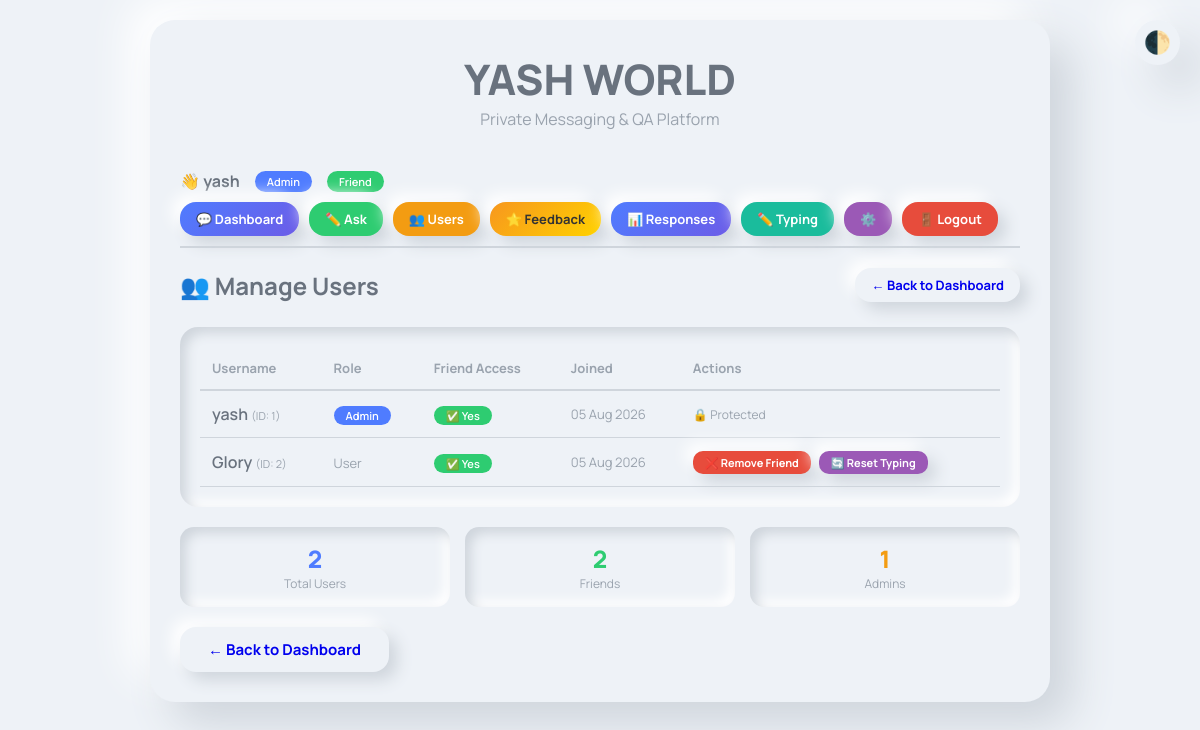
The app's page /admin/users (signed in) with its own data.
### app.py (models this page shows, shortened)
class SiteSettings(db.Model):
    id = db.Column(db.Integer, primary_key=True)
    site_title = db.Column(db.String(200), default='YASH WORLD')
    site_tagline = db.Column(db.String(200), default='Private Messaging Platform')
    welcome_message = db.Column(db.Text)
    created_at = db.Column(db.DateTime, default=datetime.utcnow)

class User(UserMixin, db.Model):
    id = db.Column(db.Integer, primary_key=True)
    username = db.Column(db.String(80), unique=True, nullable=False)
    password_hash = db.Column(db.String(200), nullable=False)
    is_admin = db.Column(db.Boolean, default=False)
    is_friend = db.Column(db.Boolean, default=False)
    created_at = db.Column(db.DateTime, default=datetime.utcnow)
    last_login = db.Column(db.DateTime)
    questions = db.relationship('Question', backref='asker', lazy=True)
    replies = db.relationship('Reply', backref='replier', lazy=True)

### app.py (the view)
@app.route('/admin/users')
@login_required
@admin_required
def admin_users():
    users = User.query.all()
    return render_template('admin_users.html', users=users)

### app.py (called while the page is built)
@login_manager.user_loader
def load_user(user_id):
    return User.query.get(int(user_id))

def admin_required(f):
    @wraps(f)
    def decorated_function(*args, **kwargs):
        if not current_user.is_authenticated or not current_user.is_admin:
            flash('You need admin access for this page.', 'danger')
            return redirect(url_for('dashboard'))
        return f(*args, **kwargs)
    return decorated_function

@app.context_processor
def utility_processor():
    def get_site_settings():
        settings = SiteSettings.query.first()
        if not settings:
            settings = SiteSettings()
            db.session.add(settings)
            db.session.commit()
        return settings
    return dict(get_site_settings=get_site_settings)

### templates/admin_users.html (shortened to what this page needs)
{% extends "base.html" %}
{% block content %}
<div style="display: flex; justify-content: space-between; align-items: center; flex-wrap: wrap; gap: 15px; margin-bottom: 25px;">
    <h2 style="color: var(--text-secondary);">👥 Manage Users</h2>
    <a href="{{ url_for('dashboard') }}" class="btn btn-secondary btn-sm">← Back to Dashboard</a>
</div>
<div style="padding: 20px; border-radius: 18px; background: var(--bg-primary); box-shadow: var(--inset-shadow); overflow-x: auto;">
    <table style="width: 100%; border-collapse: collapse; min-width: 600px;">
        <thead>
            <tr style="border-bottom: 2px solid var(--shadow-light);">
                <th style="text-align: left; padding: 12px; color: var(--text-muted); font-size: 13px;">Username</th>
                <th style="text-align: left; padding: 12px; color: var(--text-muted); font-size: 13px;">Role</th>
                <th style="text-align: left; padding: 12px; color: var(--text-muted); font-size: 13px;">Friend Access</th>
                <th style="text-align: left; padding: 12px; color: var(--text-muted); font-size: 13px;">Joined</th>
                <th style="text-align: left; padding: 12px; color: var(--text-muted); font-size: 13px;">Actions</th>
            </tr>
        </thead>
        <tbody>
            {% for user in users %}
            <tr style="border-bottom: 1px solid var(--shadow-light);">
                <td style="padding: 12px; font-weight: 600; color: var(--text-secondary);">
                    {{ user.username }}
                    <span style="color: var(--text-muted); font-size: 11px; font-weight: 400;">(ID: {{ user.id }})</span>
                </td>
                <td style="padding: 12px;">
                    {% if user.is_admin %}
                    <span style="background: var(--accent-blue); color: white; padding: 2px 12px; border-radius: 20px; font-size: 11px; font-weight: 600;">Admin</span>
                    {% else %}
                    <span style="color: var(--text-muted); font-size: 13px;">User</span>
                    {% endif %}
                </td>
                <td style="padding: 12px;">
                    {% if user.is_friend %}
                    <span style="background: var(--accent-green); color: white; padding: 2px 12px; border-radius: 20px; font-size: 11px; font-weight: 600;">✅ Yes</span>
                    {% else %}
                    <span style="background: var(--accent-red); color: white; padding: 2px 12px; border-radius: 20px; font-size: 11px; font-weight: 600;">❌ No</span>
                    {% endif %}
                </td>
                <td style="padding: 12px; color: var(--text-muted); font-size: 13px;">
                    {{ user.created_at.strftime('%d %b %Y') if user.created_at else 'N/A' }}
                </td>
                <td style="padding: 12px;">
                    <div style="display: flex; gap: 8px; flex-wrap: wrap;">
                        {% if not user.is_admin %}
                        <form method="post" action="{{ url_for('toggle_friend', user_id=user.id) }}" style="display: inline;">
                            <button type="submit" class="btn btn-sm {% if user.is_friend %}btn-danger{% else %}btn-success{% endif %}" style="padding: 4px 12px; font-size: 11px; border-radius: 10px; border: none; cursor: pointer; transition: all 0.3s ease;">
                                {% if user.is_friend %}❌ Remove Friend{% else %}✅ Make Friend{% endif %}
                            </button>
                        </form>
                        <form method="post" action="{{ url_for('reset_typing', user_id=user.id) }}" style="display: inline;">
                            <button type="submit" class="btn btn-sm" style="padding: 4px 12px; font-size: 11px; border-radius: 10px; border: none; cursor: pointer; transition: all 0.3s ease; background: var(--accent-purple); color: white;">
                                🔄 Reset Typing
                            </button>
                        </form>
                        {% else %}
                        <span style="color: var(--text-muted); font-size: 12px;">🔒 Protected</span>
                        {% endif %}
                    </div>
                </td>
            </tr>
            {% endfor %}
        </tbody>
    </table>
</div>
<div style="margin-top: 20px; display: grid; grid-template-columns: repeat(auto-fit, minmax(150px, 1fr)); gap: 15px;">
    <div style="padding: 15px; border-radius: 14px; background: var(--bg-primary); box-shadow: var(--inset-shadow); text-align: center;">
        <div style="font-size: 24px; font-weight: 800; color: var(--accent-blue);">{{ users|length }}</div>
        <div style="font-size: 12px; color: var(--text-muted);">Total Users</div>
    </div>
    <div style="padding: 15px; border-radius: 14px; background: var(--bg-primary); box-shadow: var(--inset-shadow); text-align: center;">
        <div style="font-size: 24px; font-weight: 800; color: var(--accent-green);">{{ users|selectattr('is_friend')|list|length }}</div>
        <div style="font-size: 12px; color: var(--text-muted);">Friends</div>
    </div>
    <div style="padding: 15px; border-radius: 14px; background: var(--bg-primary); box-shadow: var(--inset-shadow); text-align: center;">
        <div style="font-size: 24px; font-weight: 800; color: var(--accent-yellow);">{{ users|selectattr('is_admin')|list|length }}</div>
        <div style="font-size: 12px; color: var(--text-muted);">Admins</div>
    </div>
</div>
<div style="margin-top: 20px;">
    <a href="{{ url_for('dashboard') }}" class="btn btn-secondary">← Back to Dashboard</a>
</div>
{% endblock %}

### templates/base.html (shortened to what this page needs)
<!DOCTYPE html>
<html lang="en">
<head>
</head>
<body>
<button class="dark-mode-toggle" onclick="toggleDarkMode()">🌓</button>
<div class="container">
    <div class="card">
        <div class="header">
            <h1>{% block header_title %}{{ get_site_settings().site_title if get_site_settings() else 'YASH WORLD' }}{% endblock %}</h1>
            <p>{% block header_tagline %}{{ get_site_settings().site_tagline if get_site_settings() else 'Private Messaging Platform' }}{% endblock %}</p>
        </div>
        {% if current_user.is_authenticated %}
        <div class="user-nav">
            <div class="user-info">
                <span>👋 <strong>{{ current_user.username }}</strong></span>
                {% if current_user.is_admin %}<span class="badge badge-admin">Admin</span>{% endif %}
                {% if current_user.is_friend %}<span class="badge badge-friend">Friend</span>{% endif %}
            </div>
            <div style="display: flex; gap: 10px; flex-wrap: wrap;">
                <a href="{{ url_for('dashboard') }}" class="btn btn-primary btn-sm">💬 Dashboard</a>
                {% if current_user.is_admin %}
                <a href="{{ url_for('ask_question') }}" class="btn btn-success btn-sm">✏️ Ask</a>
                <a href="{{ url_for('admin_users') }}" class="btn btn-warning btn-sm">👥 Users</a>
                <a href="{{ url_for('admin_feedback') }}" class="btn btn-gold btn-sm">⭐ Feedback</a>
                <a href="{{ url_for('admin_responses') }}" class="btn btn-primary btn-sm">📊 Responses</a>
                <a href="{{ url_for('admin_typing_text') }}" class="btn btn-sm" style="background: var(--accent-teal); color: white;">✏️ Typing</a>
                <a href="{{ url_for('admin_settings') }}" class="btn btn-sm" style="background: var(--accent-purple); color: white;">⚙️</a>
                {% else %}
                <button onclick="toggleFeedback()" class="btn btn-gold btn-sm">⭐ Rate Me</button>
                {% endif %}
                <a href="{{ url_for('logout') }}" class="btn btn-danger btn-sm">🚪 Logout</a>
            </div>
        </div>
        {% endif %}
        {% block content %}{% endblock %}
    </div>
</div>
</body>
</html>

### templates/base.html (style rules this page uses)
:root { --bg-primary: #eef2f7; --bg-secondary: #ffffff; --text-primary: #646d79; --text-secondary: #69727e; --text-muted: #9aa3ae; --shadow-light: #cfd5dc; --shadow-dark: #ffffff; --card-bg: #eef2f7; --accent-blue: #4f7cff; --accent-green: #2ecc71; --accent-red: #e74c3c; --accent-yellow: #f39c12; --accent-purple: #9b59b6; --accent-orange: #e67e22; --accent-pink: #e84393; --accent-teal: #1abc9c; --font-family: 'Manrope', sans-serif; --card-shadow: 22px 22px 44px var(--shadow-light), -22px -22px 44px var(--shadow-dark); --inset-shadow: inset 6px 6px 12px var(--shadow-light), inset -6px -6px 12px var(--shadow-dark); --gradient-primary: linear-gradient(135deg, #4f7cff, #6c5ce7); --gradient-gold: linear-gradient(135deg, #f7971e, #ffd200); }
* { margin: 0; padding: 0; box-sizing: border-box; }
body { font-family: var(--font-family); background: var(--bg-primary); min-height: 100vh; padding: 20px; color: var(--text-primary); transition: background 0.35s ease; }
.container { max-width: 900px; margin: 0 auto; }
.card { padding: 30px; border-radius: 25px; background: var(--card-bg); box-shadow: var(--card-shadow); margin-bottom: 20px; }
.header { text-align: center; margin-bottom: 30px; }
.header h1 { font-size: 42px; font-weight: 800; color: var(--text-secondary); }
.header p { color: var(--text-muted); font-size: 16px; }
.btn { padding: 12px 28px; font-size: 15px; font-weight: 700; border: none; border-radius: 16px; cursor: pointer; transition: all 0.3s ease; display: inline-flex; align-items: center; gap: 8px; text-decoration: none; font-family: var(--font-family); box-shadow: 8px 8px 16px var(--shadow-light), -8px -8px 16px var(--shadow-dark); }
.btn-primary { background: var(--gradient-primary); color: white; }
.btn-success { background: var(--accent-green); color: white; }
.btn-danger { background: var(--accent-red); color: white; }
.btn-warning { background: var(--accent-yellow); color: white; }
.btn-gold { background: var(--gradient-gold); color: #333; }
.btn-sm { padding: 8px 16px; font-size: 13px; }
.dark-mode-toggle { position: fixed; top: 20px; right: 20px; width: 45px; height: 45px; border-radius: 50%; border: none; background: var(--card-bg); box-shadow: var(--card-shadow); cursor: pointer; font-size: 22px; transition: all 0.3s ease; z-index: 100; }
.user-nav { display: flex; justify-content: space-between; align-items: center; flex-wrap: wrap; gap: 10px; padding: 10px 0; border-bottom: 2px solid var(--shadow-light); margin-bottom: 20px; }
.user-nav .user-info { display: flex; align-items: center; gap: 15px; flex-wrap: wrap; }
.user-nav .user-info .badge { padding: 3px 12px; border-radius: 20px; font-size: 11px; font-weight: 600; color: white; }
.badge-admin { background: var(--accent-blue); }
.badge-friend { background: var(--accent-green); }

### records on screen
SiteSettings: site_title "YASH WORLD", site_tagline "Private Messaging & QA Platform"
User: username "yash", id "1", is_admin "Admin", is_friend "✅ Yes", created_at "05 Aug 2026"
User: username "Glory", id "2", is_admin "User", is_friend "✅ Yes", created_at "05 Aug 2026"

### other values on screen
{{ users|length }} "2"
{{ users|selectattr('is_friend')|list|length }} "2"
{{ users|selectattr('is_admin')|list|length }} "1"
